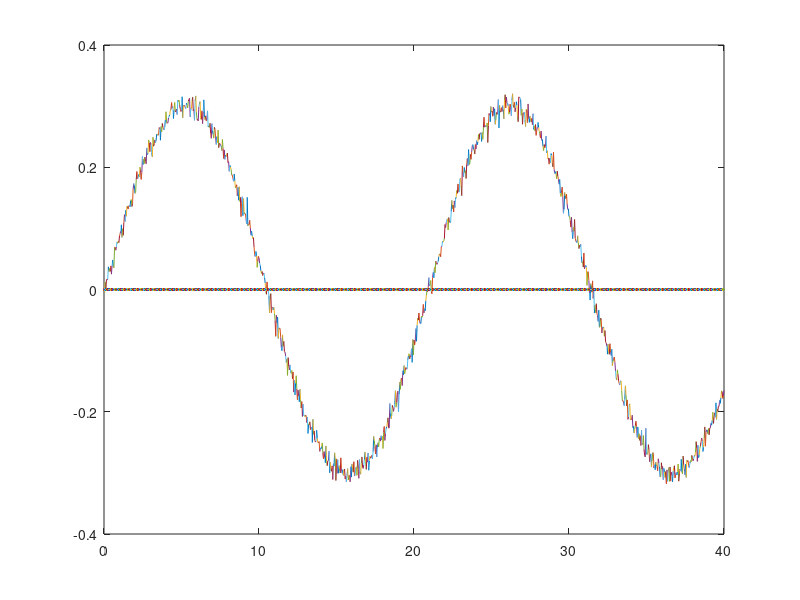

MATLAB code for this plot:
% 偏航角由自己定义用随机数产生的办法生成（利用图片中模拟出的角度）
% 利用偏航角 给小车偏移量 运动的时间和角度都定了
% 角度的选取使小车左右运动

clc;
close all;
clear;
number = 1000
clc;
b = normrnd(0,1,1,number);
p_s =0 
index = 1
slope_matrix = zeros(2,number);

factor = 0.3
for t=0:.04:(number-1)*0.04;
    p_e = 0.3*sin(factor*t);
    y_offset=normrnd(0,0.01);
    %计算斜率并将斜率保存到slope_matrix中
    slope = (p_e+y_offset-p_s)/0.04;
    %直线方程就有了
    slope_matrix(1,index) = slope;
    slope_matrix(2,index) = b(index);

    figure(1);
    plot([t,t+0.04],[p_s,p_e+y_offset],t,0);
    %box off;
    %axis off;
    
    hold on;
    %将现在的终点点确定为下一个起始点hh
    p_s = p_e+y_offset;
    index = index +1;
end
% figure(1);
% x=0:0.1:2*pi/factor;
% plot(x,0.3*sin(factor*x));
% figure(3);
% hist(slope_matrix(1,:));
%     
    
  
